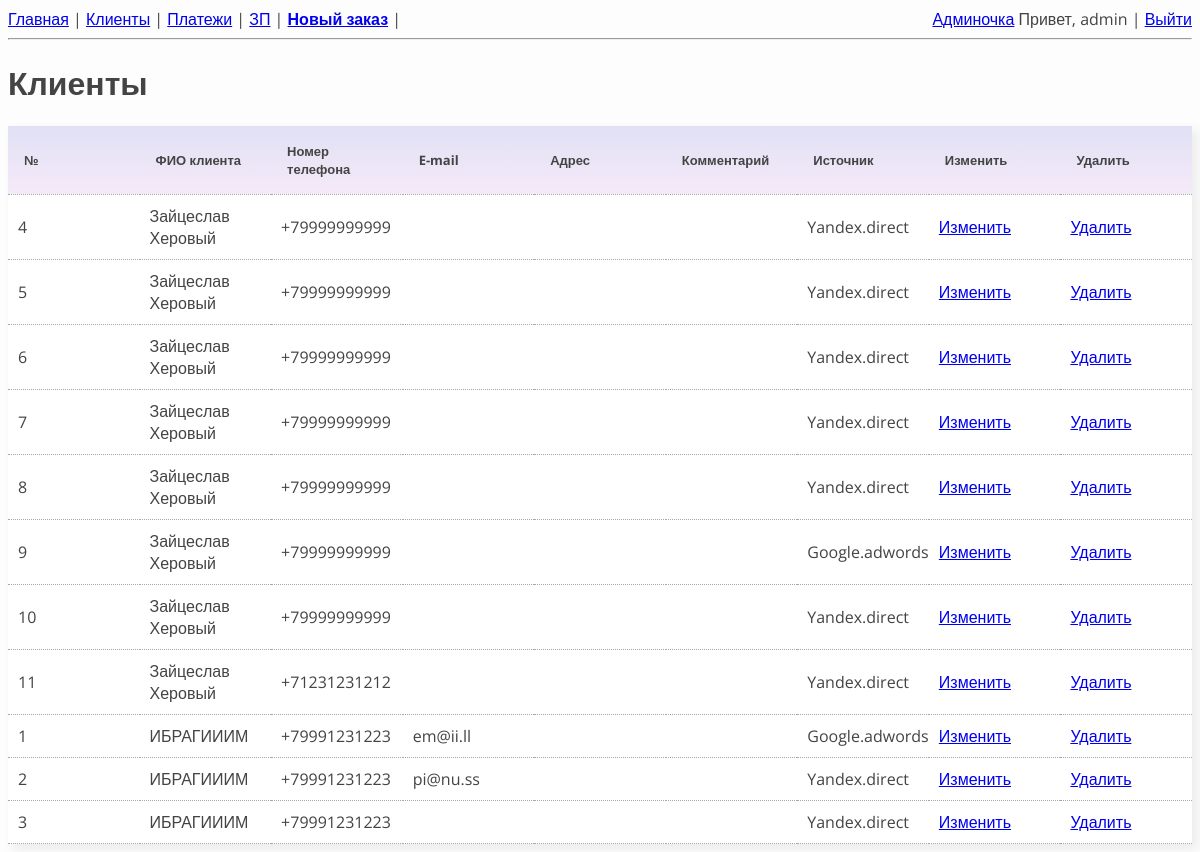
Before: /clients/ (signed in) with the older database file.
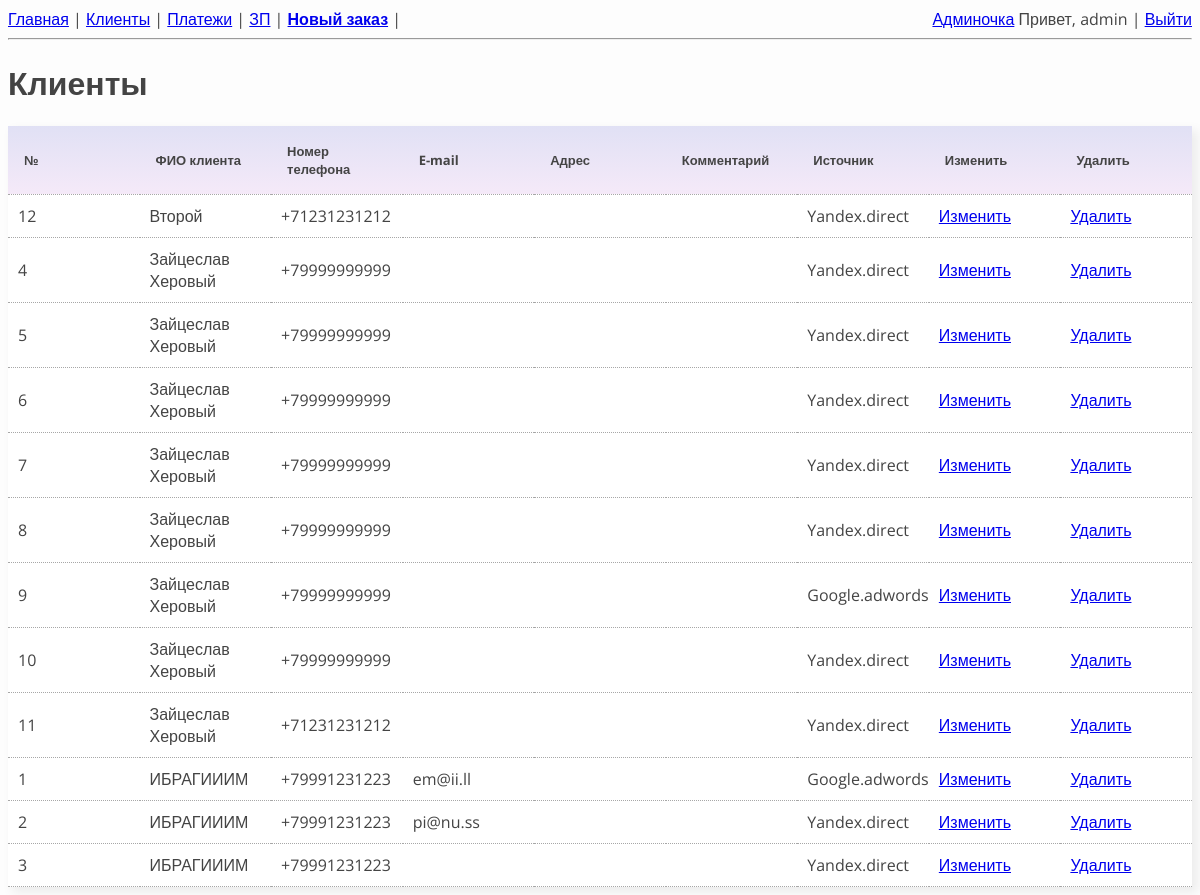
After: the same page with the newer database file.
### clients/models.py (models this page shows, shortened)
class Client(models.Model):
    name = models.CharField(max_length=40, verbose_name='Имя')
    tel = models.CharField(max_length=15, verbose_name='Номер телефона')
    email = models.EmailField(blank=True, default='', verbose_name='E-mail')
    source = models.ForeignKey(ClientSource, on_delete=models.PROTECT,
                               null=True, blank=True, verbose_name='Источник')
    adress = models.CharField(max_length=150, blank=True, default='', verbose_name='Адрес')
    comment_client = models.CharField(max_length=50, blank=True, default='',
                                      verbose_name='Комментарий о клиенте')

class ClientSource(models.Model):
    source = models.CharField(max_length=30, default='', blank=True)
    def __str__(self):
        return self.source

### clients/views.py (the view)
# urls.py: path('', ClientsView.as_view(), name='clients'),
class ClientsView(PermissionRequiredMixin, ListView):
    permission_required = 'clients.view_client'
    login_url = reverse_lazy('login')
    model = Client
    template_name = 'clients.html'
    context_object_name = 'clients'
    paginate_by = 15
    ordering = 'name'

### clients/templates/clients.html (shortened to what this page needs)
{% extends "base.html" %}
{% load static %}
{% block header %}Клиенты{% endblock header %}
{% block content%}
<table class="full_width">
    <thead>
        <th>№</th>
        <th>ФИО клиента</th>
        <th>Номер телефона</th>
        <th>E-mail</th>
        <th>Адрес</th>
        <th>Комментарий</th>
        <th>Источник</th>
        <th>Изменить</th>
        <th>Удалить</th>
    </thead>
    {% for client in clients %}
        <tbody>
            <tr>
                <td>{{ client.id }}</td>
                <td>{{ client.name }}</td>
                <td>{{ client.tel }}</td>
                <td>{{ client.email }}</td>
                <td>{{ client.adress }}</td>
                <td>{{ client.comment_client }}</td>
                <td>{{ client.source }}</td>
                <td> {% if perms.clients.change_client %}
                    <a href="{% url 'edit_client' client.id %}"> Изменить </a>
                {% endif %}
                </td>
                <td>
                {% if perms.clients.delete_client %}
                    <a href="{% url 'clients' %}?action=client_delete&client_id={{client.id}}"> Удалить </a>
                {% endif %}
                 </td>
            </tr>
        </tbody>
    {% endfor %}
</table>
{% endblock content %}

Changed rows visible on the page:
added Client: id "12", name "Второй", tel "+71231231212", source "Yandex.direct"
